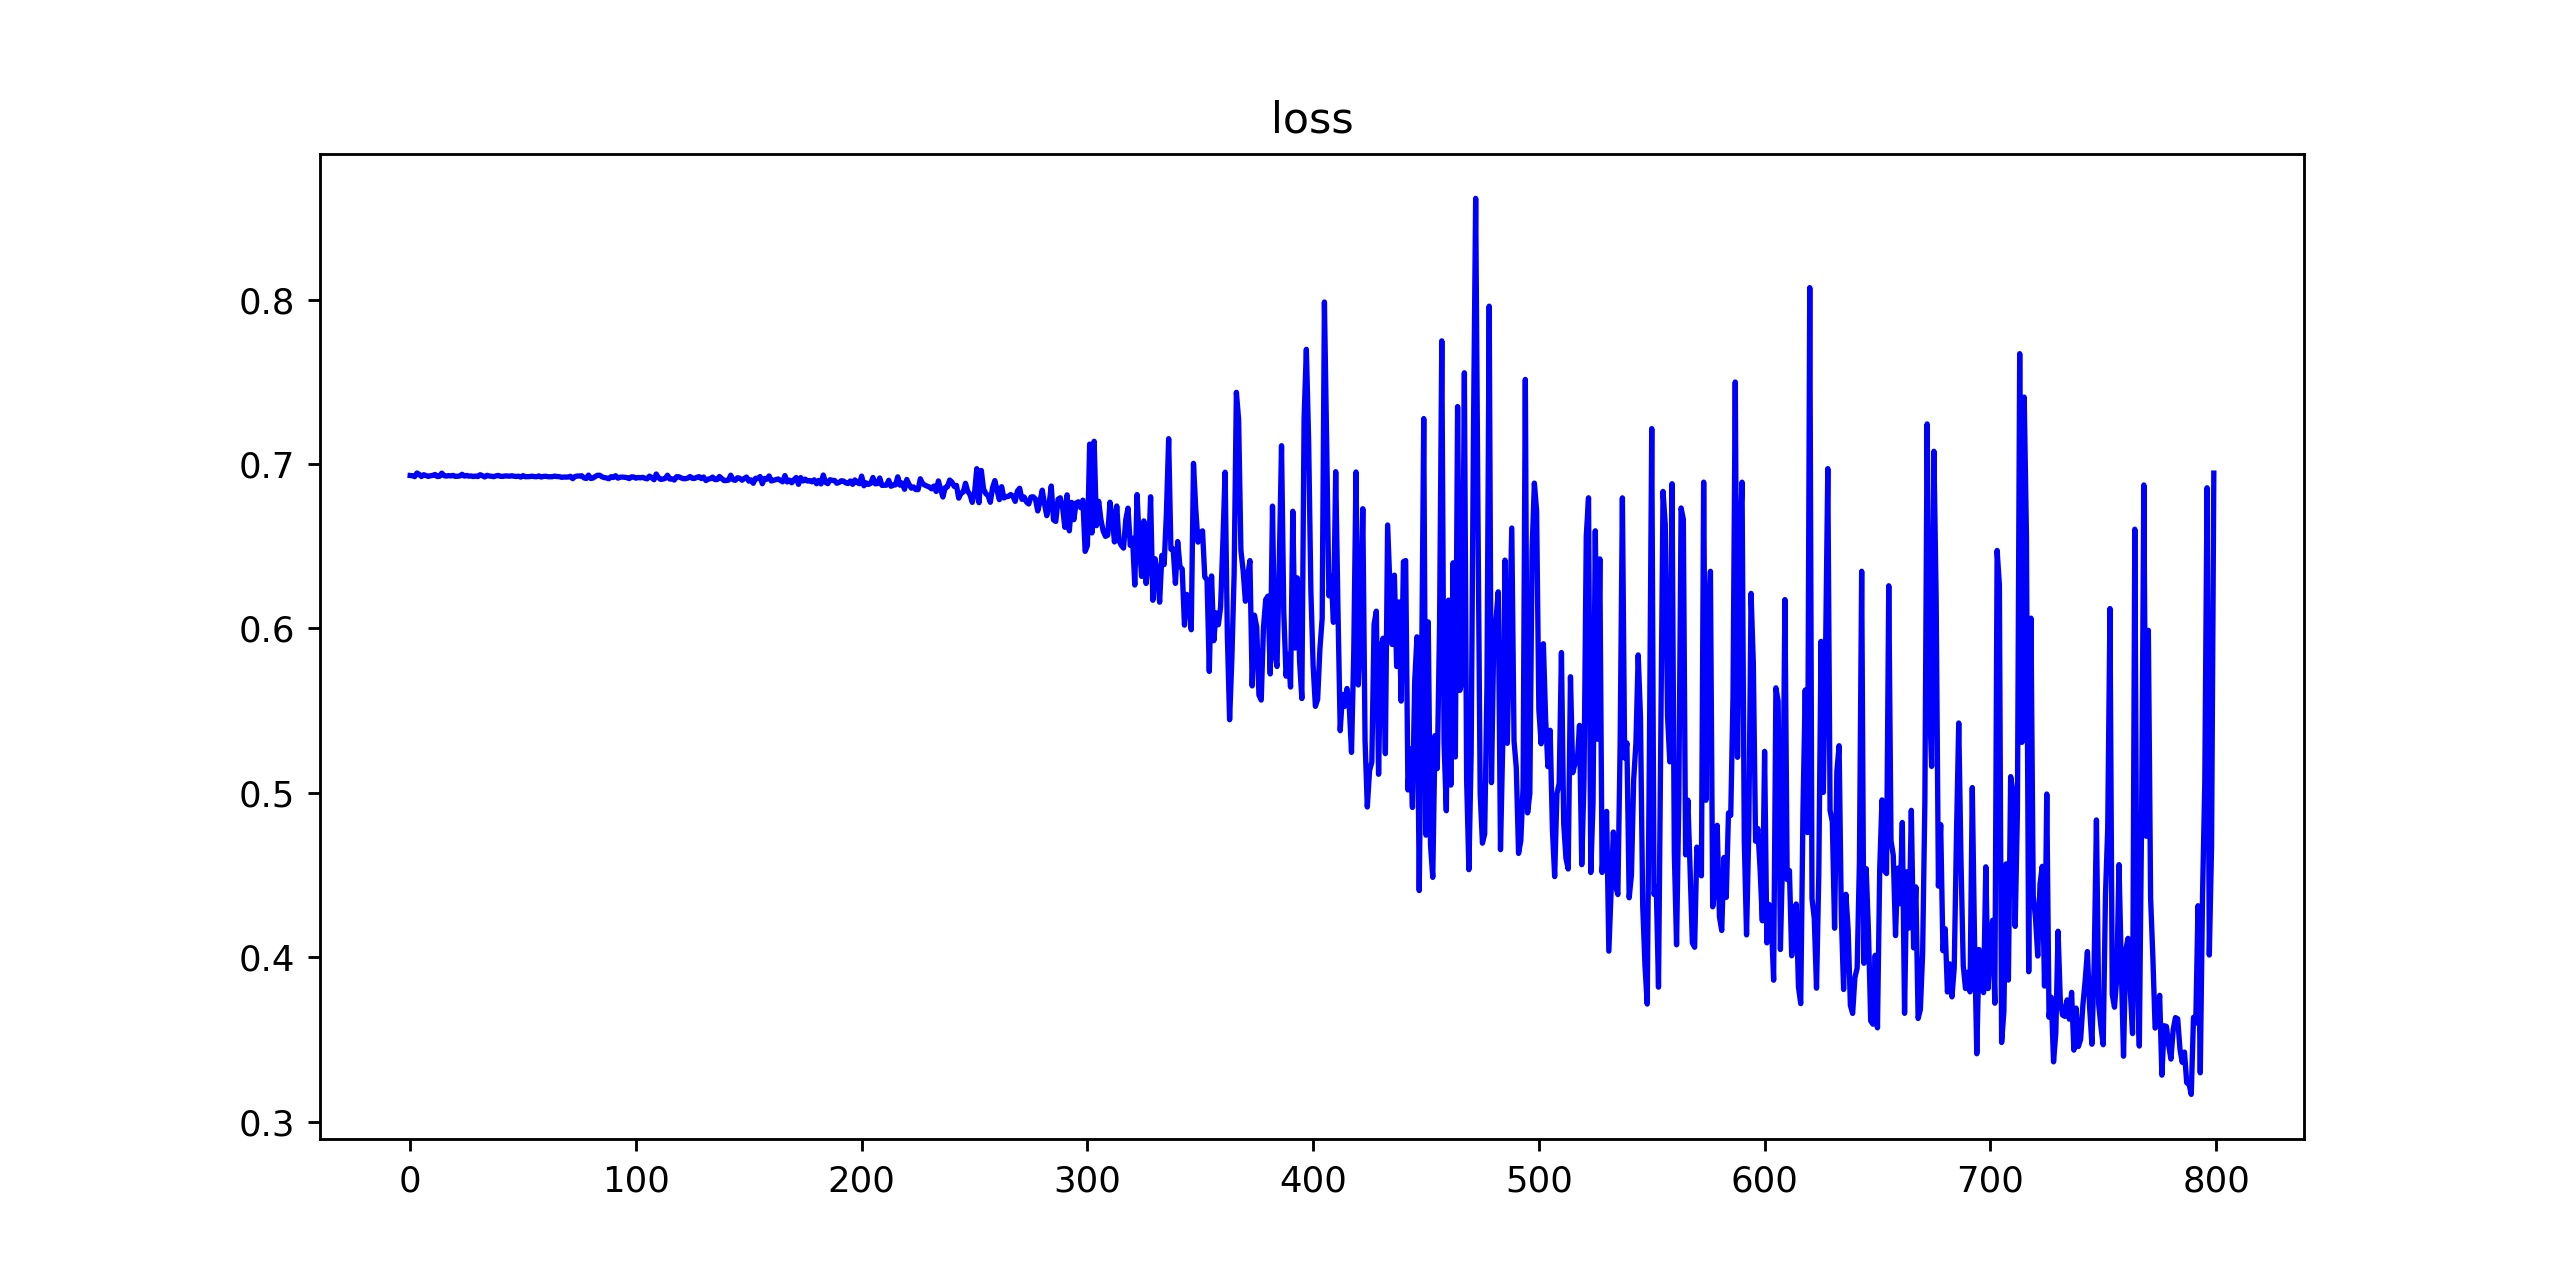

Here is the Python script that generated this plot:
# -*- coding: utf-8 -*-
'''
训练模型并保存
'''
# @Time : 2021/4/9 12:53 
# @Author : LINYANZHEN
# @File : CatDogTrain.py

import torch
import torch.nn as nn
import CatDogModel as CDM
import CatDogBuildDataset as CDBD
from torch.utils.data import DataLoader
import time
import matplotlib.pyplot as plt
import os
import CatDogACC as CDACC


def train(model, train_loader, test_loader, criterion, optimizer, epoch):
    loss_list = []
    train_acc_list = []
    test_acc_list = []
    for e in range(epoch):
        print("当前训练轮次：{}".format(e))
        for i, (x, y) in enumerate(train_loader, 0):
            # 计算预测值
            out = model(x)
            # 梯度归零
            optimizer.zero_grad()
            # 计算损失，反向传播
            loss = criterion(out, y)
            loss.backward()
            # 更新权重
            optimizer.step()
            loss_list.append(loss.item())
        train_acc, test_acc = CDACC.test(model, train_loader, test_loader)
        train_acc_list.append(train_acc)
        test_acc_list.append(test_acc)
    # 画图
    plt.figure(figsize=(10, 5))
    plt.plot(loss_list, "b")
    plt.title('loss')
    plt.savefig('CatDogTrain_loss.jpg', dpi=256)
    plt.close()

    plt.figure(figsize=(10, 5))
    plt.plot(train_acc_list, "b", label='train acc')
    plt.plot(test_acc_list, "r", label='test acc')
    plt.legend()
    plt.grid()
    plt.title('acc')
    plt.savefig('CatDogTrain_32_acc.jpg', dpi=256)
    plt.close()

    return


if __name__ == '__main__':
    start_time = time.time()
    model = CDM.CDNet()
    train_set = CDBD.CDDataset(mode="train")
    test_set = CDBD.CDDataset(mode="test")
    train_loader = DataLoader(dataset=train_set, batch_size=35, shuffle=True, num_workers=8)
    test_loader = DataLoader(dataset=test_set, batch_size=35, shuffle=False, num_workers=8)
    # 分类问题常用交叉熵损失函数
    criterion = nn.CrossEntropyLoss()
    # 使用随机梯度下降法作为优化器
    optimizer = torch.optim.SGD(model.parameters(), lr=0.03)
    train(model, train_loader, test_loader, criterion, optimizer, epoch=400)
    # 设置模型保存路径
    model_save_path = "model"
    if not os.path.exists(model_save_path):
        os.mkdir(model_save_path)
    torch.save(model, os.path.join(model_save_path, "CatDogTrain_32.pth"))
    end_time = time.time()
    print("用时：{}min".format((end_time - start_time) / 60))
